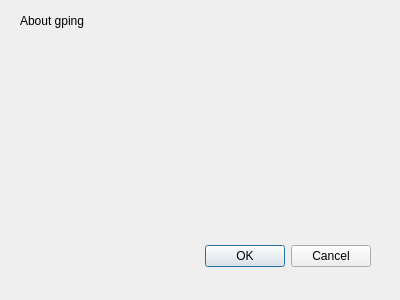
<?xml version="1.0" encoding="UTF-8"?>
<ui version="4.0">
 <class>Dialog</class>
 <widget class="QDialog" name="Dialog">
  <property name="geometry">
   <rect>
    <x>0</x>
    <y>0</y>
    <width>400</width>
    <height>300</height>
   </rect>
  </property>
  <property name="windowTitle">
   <string>Dialog</string>
  </property>
  <widget class="QDialogButtonBox" name="buttonBox">
   <property name="geometry">
    <rect>
     <x>30</x>
     <y>240</y>
     <width>341</width>
     <height>32</height>
    </rect>
   </property>
   <property name="orientation">
    <enum>Qt::Horizontal</enum>
   </property>
   <property name="standardButtons">
    <set>QDialogButtonBox::Cancel|QDialogButtonBox::Ok</set>
   </property>
  </widget>
  <widget class="QLabel" name="label">
   <property name="geometry">
    <rect>
     <x>20</x>
     <y>10</y>
     <width>111</width>
     <height>21</height>
    </rect>
   </property>
   <property name="text">
    <string>About gping</string>
   </property>
  </widget>
 </widget>
 <resources/>
 <connections>
  <connection>
   <sender>buttonBox</sender>
   <signal>accepted()</signal>
   <receiver>Dialog</receiver>
   <slot>accept()</slot>
   <hints>
    <hint type="sourcelabel">
     <x>248</x>
     <y>254</y>
    </hint>
    <hint type="destinationlabel">
     <x>157</x>
     <y>274</y>
    </hint>
   </hints>
  </connection>
  <connection>
   <sender>buttonBox</sender>
   <signal>rejected()</signal>
   <receiver>Dialog</receiver>
   <slot>reject()</slot>
   <hints>
    <hint type="sourcelabel">
     <x>316</x>
     <y>260</y>
    </hint>
    <hint type="destinationlabel">
     <x>286</x>
     <y>274</y>
    </hint>
   </hints>
  </connection>
 </connections>
</ui>
